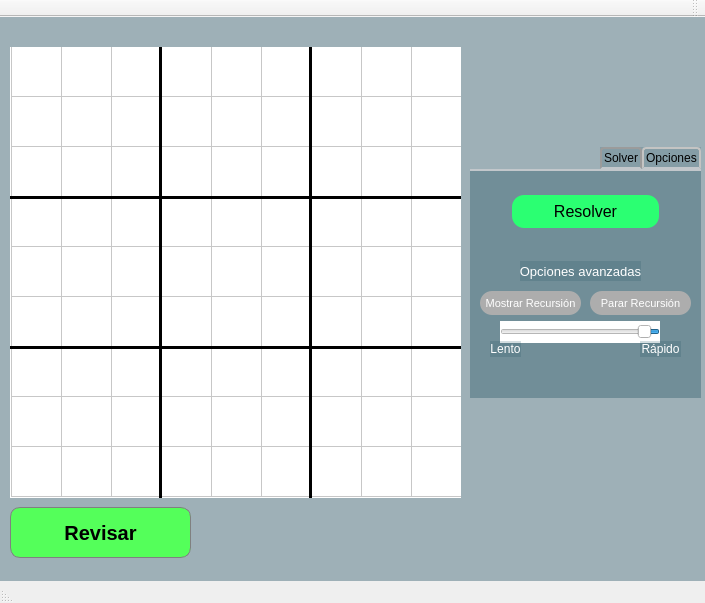
<?xml version="1.0" encoding="UTF-8"?>
<ui version="4.0">
 <class>SudokuClass</class>
 <widget class="QMainWindow" name="SudokuClass">
  <property name="geometry">
   <rect>
    <x>0</x>
    <y>0</y>
    <width>705</width>
    <height>603</height>
   </rect>
  </property>
  <property name="windowTitle">
   <string>Sudoku</string>
  </property>
  <property name="layoutDirection">
   <enum>Qt::RightToLeft</enum>
  </property>
  <property name="styleSheet">
   <string notr="true"/>
  </property>
  <widget class="QWidget" name="centralWidget">
   <property name="styleSheet">
    <string notr="true">QWidget#centralWidget
{
background: rgba(32, 80, 96, 100);
}</string>
   </property>
   <widget class="QTableWidget" name="Table">
    <property name="geometry">
     <rect>
      <x>10</x>
      <y>30</y>
      <width>451</width>
      <height>451</height>
     </rect>
    </property>
    <property name="font">
     <font>
      <pointsize>12</pointsize>
     </font>
    </property>
    <property name="mouseTracking">
     <bool>false</bool>
    </property>
    <property name="styleSheet">
     <string notr="true">border:solid;</string>
    </property>
    <property name="frameShadow">
     <enum>QFrame::Plain</enum>
    </property>
    <property name="verticalScrollBarPolicy">
     <enum>Qt::ScrollBarAlwaysOff</enum>
    </property>
    <property name="horizontalScrollBarPolicy">
     <enum>Qt::ScrollBarAlwaysOff</enum>
    </property>
    <property name="rowCount">
     <number>9</number>
    </property>
    <property name="columnCount">
     <number>9</number>
    </property>
    <attribute name="horizontalHeaderVisible">
     <bool>false</bool>
    </attribute>
    <attribute name="horizontalHeaderMinimumSectionSize">
     <number>10</number>
    </attribute>
    <attribute name="horizontalHeaderDefaultSectionSize">
     <number>50</number>
    </attribute>
    <attribute name="horizontalHeaderHighlightSections">
     <bool>false</bool>
    </attribute>
    <attribute name="verticalHeaderVisible">
     <bool>false</bool>
    </attribute>
    <attribute name="verticalHeaderMinimumSectionSize">
     <number>10</number>
    </attribute>
    <attribute name="verticalHeaderDefaultSectionSize">
     <number>50</number>
    </attribute>
    <attribute name="verticalHeaderHighlightSections">
     <bool>false</bool>
    </attribute>
    <row/>
    <row/>
    <row/>
    <row/>
    <row/>
    <row/>
    <row/>
    <row/>
    <row/>
    <column/>
    <column/>
    <column/>
    <column/>
    <column/>
    <column/>
    <column/>
    <column/>
    <column/>
   </widget>
   <widget class="Line" name="line">
    <property name="geometry">
     <rect>
      <x>10</x>
      <y>170</y>
      <width>451</width>
      <height>21</height>
     </rect>
    </property>
    <property name="frameShadow">
     <enum>QFrame::Plain</enum>
    </property>
    <property name="lineWidth">
     <number>3</number>
    </property>
    <property name="orientation">
     <enum>Qt::Horizontal</enum>
    </property>
   </widget>
   <widget class="Line" name="line_2">
    <property name="geometry">
     <rect>
      <x>10</x>
      <y>320</y>
      <width>451</width>
      <height>21</height>
     </rect>
    </property>
    <property name="frameShadow">
     <enum>QFrame::Plain</enum>
    </property>
    <property name="lineWidth">
     <number>3</number>
    </property>
    <property name="orientation">
     <enum>Qt::Horizontal</enum>
    </property>
   </widget>
   <widget class="Line" name="line_3">
    <property name="geometry">
     <rect>
      <x>140</x>
      <y>30</y>
      <width>41</width>
      <height>451</height>
     </rect>
    </property>
    <property name="frameShadow">
     <enum>QFrame::Plain</enum>
    </property>
    <property name="lineWidth">
     <number>3</number>
    </property>
    <property name="orientation">
     <enum>Qt::Vertical</enum>
    </property>
   </widget>
   <widget class="Line" name="line_4">
    <property name="geometry">
     <rect>
      <x>290</x>
      <y>30</y>
      <width>41</width>
      <height>451</height>
     </rect>
    </property>
    <property name="frameShadow">
     <enum>QFrame::Plain</enum>
    </property>
    <property name="lineWidth">
     <number>3</number>
    </property>
    <property name="orientation">
     <enum>Qt::Vertical</enum>
    </property>
   </widget>
   <widget class="QLabel" name="OutputLabel1">
    <property name="geometry">
     <rect>
      <x>640</x>
      <y>280</y>
      <width>49</width>
      <height>16</height>
     </rect>
    </property>
    <property name="layoutDirection">
     <enum>Qt::LeftToRight</enum>
    </property>
    <property name="text">
     <string/>
    </property>
   </widget>
   <widget class="QLabel" name="ErrorLabel">
    <property name="geometry">
     <rect>
      <x>200</x>
      <y>490</y>
      <width>491</width>
      <height>51</height>
     </rect>
    </property>
    <property name="font">
     <font>
      <pointsize>18</pointsize>
      <bold>true</bold>
     </font>
    </property>
    <property name="text">
     <string/>
    </property>
   </widget>
   <widget class="QPushButton" name="Revisar_Button">
    <property name="geometry">
     <rect>
      <x>10</x>
      <y>490</y>
      <width>181</width>
      <height>51</height>
     </rect>
    </property>
    <property name="font">
     <font>
      <pointsize>-1</pointsize>
      <italic>false</italic>
      <bold>true</bold>
     </font>
    </property>
    <property name="styleSheet">
     <string notr="true">QPushButton {
  border: 1px solid gray;
  border-radius: 10px;
  padding: 0 2px;
  background: rgb(84, 255, 90); 
  font: bold 20px;
}</string>
    </property>
    <property name="text">
     <string>Revisar</string>
    </property>
   </widget>
   <widget class="QTabWidget" name="tabWidget">
    <property name="geometry">
     <rect>
      <x>470</x>
      <y>130</y>
      <width>231</width>
      <height>251</height>
     </rect>
    </property>
    <property name="styleSheet">
     <string notr="true">*

{
	background: rgba(32, 80, 96, 50);
color: rgb(0, 0, 0);
}

QTabWidget::pane { /* The tab widget frame */
    border-top: 2px solid #C2C7CB;
    position: absolute;
    top: -0.5em;
	
}

QTabWidget::tab-bar {
    alignment: center;
	
	
}

/* Style the tab using the tab sub-control. Note that
    it reads QTabBar _not_ QTabWidget */
QTabBar::tab {
    background: qlineargradient(x1: 0, y1: 0, x2: 0, y2: 1,
                                stop: 0 #E1E1E1, stop: 0.4 #DDDDDD,
                                stop: 0.5 #D8D8D8, stop: 1.0 #D3D3D3);
    border: 2px solid #C4C4C3;
    border-bottom-color: #C2C7CB; /* same as the pane color */
    border-top-left-radius: 4px;
    border-top-right-radius: 4px;
    min-width: 8ex;
    padding: 2px;
}

QTabBar::tab:selected, QTabBar::tab:hover {
    background: qlineargradient(x1: 0, y1: 0, x2: 0, y2: 1,
                                stop: 0 #fafafa, stop: 0.4 #f4f4f4,
                                stop: 0.5 #e7e7e7, stop: 1.0 #fafafa);
}

QTabBar::tab:selected {
    border-color: #9B9B9B;
    border-bottom-color: #C2C7CB; /* same as pane color */
}</string>
    </property>
    <property name="currentIndex">
     <number>1</number>
    </property>
    <widget class="QWidget" name="tab">
     <attribute name="title">
      <string>Opciones</string>
     </attribute>
     <widget class="QPushButton" name="Clear">
      <property name="geometry">
       <rect>
        <x>20</x>
        <y>30</y>
        <width>181</width>
        <height>51</height>
       </rect>
      </property>
      <property name="styleSheet">
       <string notr="true">QPushButton {
    background-color: red; /* Fondo verde */
    border: none;
    color: white; /* Color de la letra */
    padding: 15px 32px;
    text-align: center;
    text-decoration: none;
    display: inline-block;
    font-size: 16px;
    margin: 4px 2px;
    cursor: pointer;
    border-radius: 12px; /* Bordes redondeados */
}

QPushButton:hover {
    
	color: rgb(0, 0, 0);
}

QPushButton:pressed {
	background-color: rgb(116, 0, 0);
}
</string>
      </property>
      <property name="text">
       <string>Borrar Sudoku</string>
      </property>
     </widget>
     <widget class="QPushButton" name="Undo_Solve">
      <property name="geometry">
       <rect>
        <x>20</x>
        <y>130</y>
        <width>181</width>
        <height>51</height>
       </rect>
      </property>
      <property name="palette">
       <palette>
        <active>
         <colorrole role="WindowText">
          <brush brushstyle="SolidPattern">
           <color alpha="255">
            <red>255</red>
            <green>255</green>
            <blue>255</blue>
           </color>
          </brush>
         </colorrole>
         <colorrole role="Button">
          <brush brushstyle="SolidPattern">
           <color alpha="255">
            <red>76</red>
            <green>175</green>
            <blue>80</blue>
           </color>
          </brush>
         </colorrole>
         <colorrole role="Text">
          <brush brushstyle="SolidPattern">
           <color alpha="255">
            <red>255</red>
            <green>255</green>
            <blue>255</blue>
           </color>
          </brush>
         </colorrole>
         <colorrole role="ButtonText">
          <brush brushstyle="SolidPattern">
           <color alpha="255">
            <red>255</red>
            <green>255</green>
            <blue>255</blue>
           </color>
          </brush>
         </colorrole>
         <colorrole role="Base">
          <brush brushstyle="SolidPattern">
           <color alpha="255">
            <red>76</red>
            <green>175</green>
            <blue>80</blue>
           </color>
          </brush>
         </colorrole>
         <colorrole role="Window">
          <brush brushstyle="SolidPattern">
           <color alpha="255">
            <red>76</red>
            <green>175</green>
            <blue>80</blue>
           </color>
          </brush>
         </colorrole>
         <colorrole role="PlaceholderText">
          <brush brushstyle="SolidPattern">
           <color alpha="128">
            <red>255</red>
            <green>255</green>
            <blue>255</blue>
           </color>
          </brush>
         </colorrole>
        </active>
        <inactive>
         <colorrole role="WindowText">
          <brush brushstyle="SolidPattern">
           <color alpha="255">
            <red>255</red>
            <green>255</green>
            <blue>255</blue>
           </color>
          </brush>
         </colorrole>
         <colorrole role="Button">
          <brush brushstyle="SolidPattern">
           <color alpha="255">
            <red>76</red>
            <green>175</green>
            <blue>80</blue>
           </color>
          </brush>
         </colorrole>
         <colorrole role="Text">
          <brush brushstyle="SolidPattern">
           <color alpha="255">
            <red>255</red>
            <green>255</green>
            <blue>255</blue>
           </color>
          </brush>
         </colorrole>
         <colorrole role="ButtonText">
          <brush brushstyle="SolidPattern">
           <color alpha="255">
            <red>255</red>
            <green>255</green>
            <blue>255</blue>
           </color>
          </brush>
         </colorrole>
         <colorrole role="Base">
          <brush brushstyle="SolidPattern">
           <color alpha="255">
            <red>76</red>
            <green>175</green>
            <blue>80</blue>
           </color>
          </brush>
         </colorrole>
         <colorrole role="Window">
          <brush brushstyle="SolidPattern">
           <color alpha="255">
            <red>76</red>
            <green>175</green>
            <blue>80</blue>
           </color>
          </brush>
         </colorrole>
         <colorrole role="PlaceholderText">
          <brush brushstyle="SolidPattern">
           <color alpha="128">
            <red>255</red>
            <green>255</green>
            <blue>255</blue>
           </color>
          </brush>
         </colorrole>
        </inactive>
        <disabled>
         <colorrole role="WindowText">
          <brush brushstyle="SolidPattern">
           <color alpha="255">
            <red>255</red>
            <green>255</green>
            <blue>255</blue>
           </color>
          </brush>
         </colorrole>
         <colorrole role="Button">
          <brush brushstyle="SolidPattern">
           <color alpha="255">
            <red>76</red>
            <green>175</green>
            <blue>80</blue>
           </color>
          </brush>
         </colorrole>
         <colorrole role="Text">
          <brush brushstyle="SolidPattern">
           <color alpha="255">
            <red>255</red>
            <green>255</green>
            <blue>255</blue>
           </color>
          </brush>
         </colorrole>
         <colorrole role="ButtonText">
          <brush brushstyle="SolidPattern">
           <color alpha="255">
            <red>255</red>
            <green>255</green>
            <blue>255</blue>
           </color>
          </brush>
         </colorrole>
         <colorrole role="Base">
          <brush brushstyle="SolidPattern">
           <color alpha="255">
            <red>76</red>
            <green>175</green>
            <blue>80</blue>
           </color>
          </brush>
         </colorrole>
         <colorrole role="Window">
          <brush brushstyle="SolidPattern">
           <color alpha="255">
            <red>76</red>
            <green>175</green>
            <blue>80</blue>
           </color>
          </brush>
         </colorrole>
         <colorrole role="PlaceholderText">
          <brush brushstyle="SolidPattern">
           <color alpha="128">
            <red>255</red>
            <green>255</green>
            <blue>255</blue>
           </color>
          </brush>
         </colorrole>
        </disabled>
       </palette>
      </property>
      <property name="font">
       <font>
        <pointsize>-1</pointsize>
        <italic>false</italic>
        <bold>false</bold>
        <underline>false</underline>
        <strikeout>false</strikeout>
       </font>
      </property>
      <property name="styleSheet">
       <string notr="true">QPushButton {
    background-color: #4CAF50; /* Fondo verde */
    border: none;
    color: white; /* Color de la letra */
    padding: 15px 15px;
    text-align: center;
    text-decoration: none;
    display: inline-block;
    font-size: 16px;
    margin: 4px 2px;
    cursor: pointer;
    border-radius: 12px; /* Bordes redondeados */
}

QPushButton:hover {
    background-color: #45a049; /* Fondo más oscuro al pasar el cursor */
}

QPushButton:pressed {
    background-color: #3e8e41; /* Fondo aún más oscuro al hacer clic */
}
</string>
      </property>
      <property name="text">
       <string>Restaurar Solución</string>
      </property>
      <property name="autoDefault">
       <bool>false</bool>
      </property>
     </widget>
    </widget>
    <widget class="QWidget" name="tab_2">
     <attribute name="title">
      <string>Solver</string>
     </attribute>
     <widget class="QSlider" name="horizontalSlider">
      <property name="geometry">
       <rect>
        <x>30</x>
        <y>150</y>
        <width>160</width>
        <height>22</height>
       </rect>
      </property>
      <property name="layoutDirection">
       <enum>Qt::RightToLeft</enum>
      </property>
      <property name="styleSheet">
       <string notr="true">background-color: rgb(255, 255, 255);</string>
      </property>
      <property name="minimum">
       <number>10</number>
      </property>
      <property name="maximum">
       <number>200</number>
      </property>
      <property name="value">
       <number>20</number>
      </property>
      <property name="orientation">
       <enum>Qt::Horizontal</enum>
      </property>
     </widget>
     <widget class="QLabel" name="OutputLabel1_2">
      <property name="geometry">
       <rect>
        <x>20</x>
        <y>170</y>
        <width>31</width>
        <height>16</height>
       </rect>
      </property>
      <property name="styleSheet">
       <string notr="true">color: white;</string>
      </property>
      <property name="text">
       <string>Lento</string>
      </property>
      <property name="alignment">
       <set>Qt::AlignCenter</set>
      </property>
     </widget>
     <widget class="QPushButton" name="Solve">
      <property name="geometry">
       <rect>
        <x>40</x>
        <y>20</y>
        <width>151</width>
        <height>41</height>
       </rect>
      </property>
      <property name="font">
       <font>
        <pointsize>-1</pointsize>
        <italic>false</italic>
        <bold>false</bold>
        <underline>false</underline>
        <strikeout>false</strikeout>
       </font>
      </property>
      <property name="styleSheet">
       <string notr="true">QPushButton {
    background-color: rgb(43, 255, 114);; /* Fondo verde */
    border: none;
    color: black; /* Color de la letra */
    padding: 10px 15px;
    text-align: center;
    text-decoration: none;
    display: inline-block;
    font-size: 16px;
    margin: 4px 2px;
    cursor: pointer;
    border-radius: 12px; /* Bordes redondeados */
}

QPushButton:hover {
    background-color: #45a049; /* Fondo más oscuro al pasar el cursor */
}

QPushButton:pressed {
    background-color: #3e8e41; /* Fondo aún más oscuro al hacer clic */
}
</string>
      </property>
      <property name="text">
       <string>Resolver</string>
      </property>
     </widget>
     <widget class="QLabel" name="OutputLabel1_3">
      <property name="geometry">
       <rect>
        <x>170</x>
        <y>170</y>
        <width>41</width>
        <height>16</height>
       </rect>
      </property>
      <property name="styleSheet">
       <string notr="true">color: white;</string>
      </property>
      <property name="text">
       <string>Rápido</string>
      </property>
      <property name="alignment">
       <set>Qt::AlignCenter</set>
      </property>
     </widget>
     <widget class="QPushButton" name="SolveSlow">
      <property name="geometry">
       <rect>
        <x>10</x>
        <y>120</y>
        <width>101</width>
        <height>24</height>
       </rect>
      </property>
      <property name="palette">
       <palette>
        <active>
         <colorrole role="WindowText">
          <brush brushstyle="SolidPattern">
           <color alpha="255">
            <red>255</red>
            <green>255</green>
            <blue>255</blue>
           </color>
          </brush>
         </colorrole>
         <colorrole role="Button">
          <brush brushstyle="SolidPattern">
           <color alpha="255">
            <red>173</red>
            <green>173</green>
            <blue>173</blue>
           </color>
          </brush>
         </colorrole>
         <colorrole role="Text">
          <brush brushstyle="SolidPattern">
           <color alpha="255">
            <red>255</red>
            <green>255</green>
            <blue>255</blue>
           </color>
          </brush>
         </colorrole>
         <colorrole role="ButtonText">
          <brush brushstyle="SolidPattern">
           <color alpha="255">
            <red>255</red>
            <green>255</green>
            <blue>255</blue>
           </color>
          </brush>
         </colorrole>
         <colorrole role="Base">
          <brush brushstyle="SolidPattern">
           <color alpha="255">
            <red>173</red>
            <green>173</green>
            <blue>173</blue>
           </color>
          </brush>
         </colorrole>
         <colorrole role="Window">
          <brush brushstyle="SolidPattern">
           <color alpha="255">
            <red>173</red>
            <green>173</green>
            <blue>173</blue>
           </color>
          </brush>
         </colorrole>
         <colorrole role="PlaceholderText">
          <brush brushstyle="SolidPattern">
           <color alpha="128">
            <red>255</red>
            <green>255</green>
            <blue>255</blue>
           </color>
          </brush>
         </colorrole>
        </active>
        <inactive>
         <colorrole role="WindowText">
          <brush brushstyle="SolidPattern">
           <color alpha="255">
            <red>255</red>
            <green>255</green>
            <blue>255</blue>
           </color>
          </brush>
         </colorrole>
         <colorrole role="Button">
          <brush brushstyle="SolidPattern">
           <color alpha="255">
            <red>173</red>
            <green>173</green>
            <blue>173</blue>
           </color>
          </brush>
         </colorrole>
         <colorrole role="Text">
          <brush brushstyle="SolidPattern">
           <color alpha="255">
            <red>255</red>
            <green>255</green>
            <blue>255</blue>
           </color>
          </brush>
         </colorrole>
         <colorrole role="ButtonText">
          <brush brushstyle="SolidPattern">
           <color alpha="255">
            <red>255</red>
            <green>255</green>
            <blue>255</blue>
           </color>
          </brush>
         </colorrole>
         <colorrole role="Base">
          <brush brushstyle="SolidPattern">
           <color alpha="255">
            <red>173</red>
            <green>173</green>
            <blue>173</blue>
           </color>
          </brush>
         </colorrole>
         <colorrole role="Window">
          <brush brushstyle="SolidPattern">
           <color alpha="255">
            <red>173</red>
            <green>173</green>
            <blue>173</blue>
           </color>
          </brush>
         </colorrole>
         <colorrole role="PlaceholderText">
          <brush brushstyle="SolidPattern">
           <color alpha="128">
            <red>255</red>
            <green>255</green>
            <blue>255</blue>
           </color>
          </brush>
         </colorrole>
        </inactive>
        <disabled>
         <colorrole role="WindowText">
          <brush brushstyle="SolidPattern">
           <color alpha="255">
            <red>255</red>
            <green>255</green>
            <blue>255</blue>
           </color>
          </brush>
         </colorrole>
         <colorrole role="Button">
          <brush brushstyle="SolidPattern">
           <color alpha="255">
            <red>173</red>
            <green>173</green>
            <blue>173</blue>
           </color>
          </brush>
         </colorrole>
         <colorrole role="Text">
          <brush brushstyle="SolidPattern">
           <color alpha="255">
            <red>255</red>
            <green>255</green>
            <blue>255</blue>
           </color>
          </brush>
         </colorrole>
         <colorrole role="ButtonText">
          <brush brushstyle="SolidPattern">
           <color alpha="255">
            <red>255</red>
            <green>255</green>
            <blue>255</blue>
           </color>
          </brush>
         </colorrole>
         <colorrole role="Base">
          <brush brushstyle="SolidPattern">
           <color alpha="255">
            <red>173</red>
            <green>173</green>
            <blue>173</blue>
           </color>
          </brush>
         </colorrole>
         <colorrole role="Window">
          <brush brushstyle="SolidPattern">
           <color alpha="255">
            <red>173</red>
            <green>173</green>
            <blue>173</blue>
           </color>
          </brush>
         </colorrole>
         <colorrole role="PlaceholderText">
          <brush brushstyle="SolidPattern">
           <color alpha="128">
            <red>255</red>
            <green>255</green>
            <blue>255</blue>
           </color>
          </brush>
         </colorrole>
        </disabled>
       </palette>
      </property>
      <property name="font">
       <font>
        <pointsize>-1</pointsize>
        <underline>false</underline>
        <strikeout>false</strikeout>
       </font>
      </property>
      <property name="styleSheet">
       <string notr="true">QPushButton {
    
	background-color: rgb(173, 173, 173);
    border: none;
    color: white; /* Color de la letra */
    text-align: center;
    text-decoration: none;
    display: inline-block;
    font-size: 11px;
    cursor: pointer;
    border-radius: 12px; /* Bordes redondeados */
}

QPushButton:hover {
     /* Fondo más oscuro al pasar el cursor */
	background-color: rgb(103, 103, 103);
}

QPushButton:pressed {
    
	background-color: rgb(1, 144, 211);
}
</string>
      </property>
      <property name="text">
       <string>Mostrar Recursión</string>
      </property>
     </widget>
     <widget class="QLabel" name="OutputLabel1_5">
      <property name="geometry">
       <rect>
        <x>50</x>
        <y>90</y>
        <width>121</width>
        <height>20</height>
       </rect>
      </property>
      <property name="font">
       <font>
        <pointsize>10</pointsize>
       </font>
      </property>
      <property name="styleSheet">
       <string notr="true">color: white;</string>
      </property>
      <property name="text">
       <string>Opciones avanzadas</string>
      </property>
      <property name="alignment">
       <set>Qt::AlignCenter</set>
      </property>
     </widget>
     <widget class="QPushButton" name="Stop_Recussion">
      <property name="geometry">
       <rect>
        <x>120</x>
        <y>120</y>
        <width>101</width>
        <height>24</height>
       </rect>
      </property>
      <property name="palette">
       <palette>
        <active>
         <colorrole role="WindowText">
          <brush brushstyle="SolidPattern">
           <color alpha="255">
            <red>255</red>
            <green>255</green>
            <blue>255</blue>
           </color>
          </brush>
         </colorrole>
         <colorrole role="Button">
          <brush brushstyle="SolidPattern">
           <color alpha="255">
            <red>173</red>
            <green>173</green>
            <blue>173</blue>
           </color>
          </brush>
         </colorrole>
         <colorrole role="Text">
          <brush brushstyle="SolidPattern">
           <color alpha="255">
            <red>255</red>
            <green>255</green>
            <blue>255</blue>
           </color>
          </brush>
         </colorrole>
         <colorrole role="ButtonText">
          <brush brushstyle="SolidPattern">
           <color alpha="255">
            <red>255</red>
            <green>255</green>
            <blue>255</blue>
           </color>
          </brush>
         </colorrole>
         <colorrole role="Base">
          <brush brushstyle="SolidPattern">
           <color alpha="255">
            <red>173</red>
            <green>173</green>
            <blue>173</blue>
           </color>
          </brush>
         </colorrole>
         <colorrole role="Window">
          <brush brushstyle="SolidPattern">
           <color alpha="255">
            <red>173</red>
            <green>173</green>
            <blue>173</blue>
           </color>
          </brush>
         </colorrole>
         <colorrole role="PlaceholderText">
          <brush brushstyle="SolidPattern">
           <color alpha="128">
            <red>255</red>
            <green>255</green>
            <blue>255</blue>
           </color>
          </brush>
         </colorrole>
        </active>
        <inactive>
         <colorrole role="WindowText">
          <brush brushstyle="SolidPattern">
           <color alpha="255">
            <red>255</red>
            <green>255</green>
            <blue>255</blue>
           </color>
          </brush>
         </colorrole>
         <colorrole role="Button">
          <brush brushstyle="SolidPattern">
           <color alpha="255">
            <red>173</red>
            <green>173</green>
            <blue>173</blue>
           </color>
          </brush>
         </colorrole>
         <colorrole role="Text">
          <brush brushstyle="SolidPattern">
           <color alpha="255">
            <red>255</red>
            <green>255</green>
            <blue>255</blue>
           </color>
          </brush>
         </colorrole>
         <colorrole role="ButtonText">
          <brush brushstyle="SolidPattern">
           <color alpha="255">
            <red>255</red>
            <green>255</green>
            <blue>255</blue>
           </color>
          </brush>
         </colorrole>
         <colorrole role="Base">
          <brush brushstyle="SolidPattern">
           <color alpha="255">
            <red>173</red>
            <green>173</green>
            <blue>173</blue>
           </color>
          </brush>
         </colorrole>
         <colorrole role="Window">
          <brush brushstyle="SolidPattern">
           <color alpha="255">
            <red>173</red>
            <green>173</green>
            <blue>173</blue>
           </color>
          </brush>
         </colorrole>
         <colorrole role="PlaceholderText">
          <brush brushstyle="SolidPattern">
           <color alpha="128">
            <red>255</red>
            <green>255</green>
            <blue>255</blue>
           </color>
          </brush>
         </colorrole>
        </inactive>
        <disabled>
         <colorrole role="WindowText">
          <brush brushstyle="SolidPattern">
           <color alpha="255">
            <red>255</red>
            <green>255</green>
            <blue>255</blue>
           </color>
          </brush>
         </colorrole>
         <colorrole role="Button">
          <brush brushstyle="SolidPattern">
           <color alpha="255">
            <red>173</red>
            <green>173</green>
            <blue>173</blue>
           </color>
          </brush>
         </colorrole>
         <colorrole role="Text">
          <brush brushstyle="SolidPattern">
           <color alpha="255">
            <red>255</red>
            <green>255</green>
            <blue>255</blue>
           </color>
          </brush>
         </colorrole>
         <colorrole role="ButtonText">
          <brush brushstyle="SolidPattern">
           <color alpha="255">
            <red>255</red>
            <green>255</green>
            <blue>255</blue>
           </color>
          </brush>
         </colorrole>
         <colorrole role="Base">
          <brush brushstyle="SolidPattern">
           <color alpha="255">
            <red>173</red>
            <green>173</green>
            <blue>173</blue>
           </color>
          </brush>
         </colorrole>
         <colorrole role="Window">
          <brush brushstyle="SolidPattern">
           <color alpha="255">
            <red>173</red>
            <green>173</green>
            <blue>173</blue>
           </color>
          </brush>
         </colorrole>
         <colorrole role="PlaceholderText">
          <brush brushstyle="SolidPattern">
           <color alpha="128">
            <red>255</red>
            <green>255</green>
            <blue>255</blue>
           </color>
          </brush>
         </colorrole>
        </disabled>
       </palette>
      </property>
      <property name="font">
       <font>
        <pointsize>-1</pointsize>
        <underline>false</underline>
        <strikeout>false</strikeout>
       </font>
      </property>
      <property name="styleSheet">
       <string notr="true">QPushButton {
    
	background-color: rgb(173, 173, 173);
    border: none;
    color: white; /* Color de la letra */
    text-align: center;
    text-decoration: none;
    display: inline-block;
    font-size: 11px;
    cursor: pointer;
    border-radius: 12px; /* Bordes redondeados */
}

QPushButton:hover {
     /* Fondo más oscuro al pasar el cursor */
	background-color: rgb(103, 103, 103);
}

QPushButton:pressed {
    
	background-color: rgb(1, 144, 211);
}
</string>
      </property>
      <property name="text">
       <string>Parar Recursión</string>
      </property>
     </widget>
    </widget>
   </widget>
  </widget>
  <widget class="QMenuBar" name="menuBar">
   <property name="geometry">
    <rect>
     <x>0</x>
     <y>0</y>
     <width>705</width>
     <height>21</height>
    </rect>
   </property>
  </widget>
  <widget class="QToolBar" name="mainToolBar">
   <attribute name="toolBarArea">
    <enum>TopToolBarArea</enum>
   </attribute>
   <attribute name="toolBarBreak">
    <bool>false</bool>
   </attribute>
  </widget>
  <widget class="QStatusBar" name="statusBar"/>
 </widget>
 <layoutdefault spacing="6" margin="11"/>
 <resources/>
 <connections/>
</ui>
